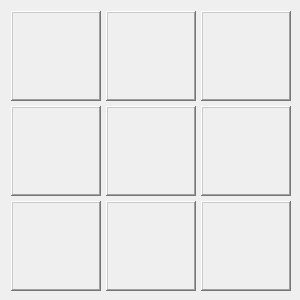
<?xml version="1.0" encoding="UTF-8"?>
<ui version="4.0">
 <class>Board</class>
 <widget class="QWidget" name="Board">
  <property name="geometry">
   <rect>
    <x>0</x>
    <y>0</y>
    <width>300</width>
    <height>300</height>
   </rect>
  </property>
  <property name="sizePolicy">
   <sizepolicy hsizetype="Fixed" vsizetype="Fixed">
    <horstretch>0</horstretch>
    <verstretch>0</verstretch>
   </sizepolicy>
  </property>
  <property name="minimumSize">
   <size>
    <width>300</width>
    <height>300</height>
   </size>
  </property>
  <property name="maximumSize">
   <size>
    <width>300</width>
    <height>300</height>
   </size>
  </property>
  <property name="windowTitle">
   <string>Board</string>
  </property>
  <layout class="QGridLayout" name="gridLayout">
   <item row="0" column="0">
    <widget class="QLabel" name="t0">
     <property name="minimumSize">
      <size>
       <width>90</width>
       <height>90</height>
      </size>
     </property>
     <property name="maximumSize">
      <size>
       <width>90</width>
       <height>90</height>
      </size>
     </property>
     <property name="cursor">
      <cursorShape>PointingHandCursor</cursorShape>
     </property>
     <property name="autoFillBackground">
      <bool>false</bool>
     </property>
     <property name="styleSheet">
      <string notr="true">QLabel:hover {
background-color: white
}</string>
     </property>
     <property name="frameShape">
      <enum>QFrame::WinPanel</enum>
     </property>
     <property name="frameShadow">
      <enum>QFrame::Raised</enum>
     </property>
     <property name="lineWidth">
      <number>5</number>
     </property>
     <property name="text">
      <string/>
     </property>
     <property name="alignment">
      <set>Qt::AlignCenter</set>
     </property>
    </widget>
   </item>
   <item row="0" column="1">
    <widget class="QLabel" name="t1">
     <property name="minimumSize">
      <size>
       <width>90</width>
       <height>90</height>
      </size>
     </property>
     <property name="maximumSize">
      <size>
       <width>90</width>
       <height>90</height>
      </size>
     </property>
     <property name="cursor">
      <cursorShape>PointingHandCursor</cursorShape>
     </property>
     <property name="autoFillBackground">
      <bool>false</bool>
     </property>
     <property name="styleSheet">
      <string notr="true">QLabel:hover {
background-color: white
}</string>
     </property>
     <property name="frameShape">
      <enum>QFrame::WinPanel</enum>
     </property>
     <property name="frameShadow">
      <enum>QFrame::Raised</enum>
     </property>
     <property name="lineWidth">
      <number>5</number>
     </property>
     <property name="text">
      <string/>
     </property>
     <property name="alignment">
      <set>Qt::AlignCenter</set>
     </property>
    </widget>
   </item>
   <item row="0" column="2">
    <widget class="QLabel" name="t2">
     <property name="minimumSize">
      <size>
       <width>90</width>
       <height>90</height>
      </size>
     </property>
     <property name="maximumSize">
      <size>
       <width>90</width>
       <height>90</height>
      </size>
     </property>
     <property name="cursor">
      <cursorShape>PointingHandCursor</cursorShape>
     </property>
     <property name="autoFillBackground">
      <bool>false</bool>
     </property>
     <property name="styleSheet">
      <string notr="true">QLabel:hover {
background-color: white
}</string>
     </property>
     <property name="frameShape">
      <enum>QFrame::WinPanel</enum>
     </property>
     <property name="frameShadow">
      <enum>QFrame::Raised</enum>
     </property>
     <property name="lineWidth">
      <number>5</number>
     </property>
     <property name="text">
      <string/>
     </property>
     <property name="alignment">
      <set>Qt::AlignCenter</set>
     </property>
    </widget>
   </item>
   <item row="1" column="0">
    <widget class="QLabel" name="t3">
     <property name="minimumSize">
      <size>
       <width>90</width>
       <height>90</height>
      </size>
     </property>
     <property name="maximumSize">
      <size>
       <width>90</width>
       <height>90</height>
      </size>
     </property>
     <property name="cursor">
      <cursorShape>PointingHandCursor</cursorShape>
     </property>
     <property name="autoFillBackground">
      <bool>false</bool>
     </property>
     <property name="styleSheet">
      <string notr="true">QLabel:hover {
background-color: white
}</string>
     </property>
     <property name="frameShape">
      <enum>QFrame::WinPanel</enum>
     </property>
     <property name="frameShadow">
      <enum>QFrame::Raised</enum>
     </property>
     <property name="lineWidth">
      <number>5</number>
     </property>
     <property name="text">
      <string/>
     </property>
     <property name="alignment">
      <set>Qt::AlignCenter</set>
     </property>
    </widget>
   </item>
   <item row="1" column="1">
    <widget class="QLabel" name="t4">
     <property name="minimumSize">
      <size>
       <width>90</width>
       <height>90</height>
      </size>
     </property>
     <property name="maximumSize">
      <size>
       <width>90</width>
       <height>90</height>
      </size>
     </property>
     <property name="cursor">
      <cursorShape>PointingHandCursor</cursorShape>
     </property>
     <property name="autoFillBackground">
      <bool>false</bool>
     </property>
     <property name="styleSheet">
      <string notr="true">QLabel:hover {
background-color: white
}</string>
     </property>
     <property name="frameShape">
      <enum>QFrame::WinPanel</enum>
     </property>
     <property name="frameShadow">
      <enum>QFrame::Raised</enum>
     </property>
     <property name="lineWidth">
      <number>5</number>
     </property>
     <property name="text">
      <string/>
     </property>
     <property name="alignment">
      <set>Qt::AlignCenter</set>
     </property>
    </widget>
   </item>
   <item row="1" column="2">
    <widget class="QLabel" name="t5">
     <property name="minimumSize">
      <size>
       <width>90</width>
       <height>90</height>
      </size>
     </property>
     <property name="maximumSize">
      <size>
       <width>90</width>
       <height>90</height>
      </size>
     </property>
     <property name="cursor">
      <cursorShape>PointingHandCursor</cursorShape>
     </property>
     <property name="autoFillBackground">
      <bool>false</bool>
     </property>
     <property name="styleSheet">
      <string notr="true">QLabel:hover {
background-color: white
}</string>
     </property>
     <property name="frameShape">
      <enum>QFrame::WinPanel</enum>
     </property>
     <property name="frameShadow">
      <enum>QFrame::Raised</enum>
     </property>
     <property name="lineWidth">
      <number>5</number>
     </property>
     <property name="text">
      <string/>
     </property>
     <property name="alignment">
      <set>Qt::AlignCenter</set>
     </property>
    </widget>
   </item>
   <item row="2" column="0">
    <widget class="QLabel" name="t6">
     <property name="minimumSize">
      <size>
       <width>90</width>
       <height>90</height>
      </size>
     </property>
     <property name="maximumSize">
      <size>
       <width>90</width>
       <height>90</height>
      </size>
     </property>
     <property name="cursor">
      <cursorShape>PointingHandCursor</cursorShape>
     </property>
     <property name="autoFillBackground">
      <bool>false</bool>
     </property>
     <property name="styleSheet">
      <string notr="true">QLabel:hover {
background-color: white
}</string>
     </property>
     <property name="frameShape">
      <enum>QFrame::WinPanel</enum>
     </property>
     <property name="frameShadow">
      <enum>QFrame::Raised</enum>
     </property>
     <property name="lineWidth">
      <number>5</number>
     </property>
     <property name="text">
      <string/>
     </property>
     <property name="alignment">
      <set>Qt::AlignCenter</set>
     </property>
    </widget>
   </item>
   <item row="2" column="2">
    <widget class="QLabel" name="t8">
     <property name="minimumSize">
      <size>
       <width>90</width>
       <height>90</height>
      </size>
     </property>
     <property name="maximumSize">
      <size>
       <width>90</width>
       <height>90</height>
      </size>
     </property>
     <property name="cursor">
      <cursorShape>PointingHandCursor</cursorShape>
     </property>
     <property name="autoFillBackground">
      <bool>false</bool>
     </property>
     <property name="styleSheet">
      <string notr="true">QLabel:hover {
background-color: white
}</string>
     </property>
     <property name="frameShape">
      <enum>QFrame::WinPanel</enum>
     </property>
     <property name="frameShadow">
      <enum>QFrame::Raised</enum>
     </property>
     <property name="lineWidth">
      <number>5</number>
     </property>
     <property name="text">
      <string/>
     </property>
     <property name="alignment">
      <set>Qt::AlignCenter</set>
     </property>
    </widget>
   </item>
   <item row="2" column="1">
    <widget class="QLabel" name="t7">
     <property name="minimumSize">
      <size>
       <width>90</width>
       <height>90</height>
      </size>
     </property>
     <property name="maximumSize">
      <size>
       <width>90</width>
       <height>90</height>
      </size>
     </property>
     <property name="cursor">
      <cursorShape>PointingHandCursor</cursorShape>
     </property>
     <property name="autoFillBackground">
      <bool>false</bool>
     </property>
     <property name="styleSheet">
      <string notr="true">QLabel:hover {
background-color: white
}</string>
     </property>
     <property name="frameShape">
      <enum>QFrame::WinPanel</enum>
     </property>
     <property name="frameShadow">
      <enum>QFrame::Raised</enum>
     </property>
     <property name="lineWidth">
      <number>5</number>
     </property>
     <property name="text">
      <string/>
     </property>
     <property name="alignment">
      <set>Qt::AlignCenter</set>
     </property>
    </widget>
   </item>
  </layout>
 </widget>
 <resources/>
 <connections/>
</ui>
